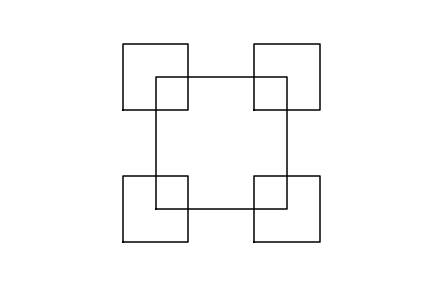

Write Python code to recreate this figure.
'''
This program write a recursive method to draw given figures in CS2302 Lab1,
Question 1.
'''

import matplotlib.pyplot as plt
import time

# Create a list of x- and y- coordination based on center and side
def square(center, side):
    x = [center[0]-1*side/2, center[0]-1*side/2, center[0]+side/2, center[0]+side/2, center[0]-1*side/2]
    y = [center[1]-1*side/2, center[1]+side/2, center[1]+side/2, center[1]-1*side/2, center[1]-1*side/2]
    return x, y

'''
draw_squares draws squares recursively. The first square is drawn based on the
given center and side. The consecutive squares are drawn from bottom left, 
top left, top right, and bottom right cornor respectively. The user can specify
how the consecutive squares change their side by variable w.
'''
def draw_squares(ax,n,center,side,w):
    if n>0:
        # Create and draw a square based on given center and side.
        x, y = square(center, side)        
        ax.plot(x, y, color='K')
              
        # Repeat to each corner of the square
        draw_squares(ax, n-1, [center[0]-side/2, center[1]-side/2], side*w, w)
        draw_squares(ax, n-1, [center[0]-side/2, center[1]+side/2], side*w, w)
        draw_squares(ax, n-1, [center[0]+side/2, center[1]+side/2], side*w, w)
        draw_squares(ax, n-1, [center[0]+side/2, center[1]-side/2], side*w, w)

plt.close("all")
center = [0, 0] 
side = 800
weight = 0.5
numRepeat = 2
fig, ax = plt.subplots()

# start mesureing time
start = time.time()

draw_squares(ax, numRepeat, center, side, weight)

# print time elapsed
elapsed_time = time.time() - start
print("elapsed_time:{:.6g}".format(elapsed_time) + "[sec]")

ax.set_aspect(1.0)
ax.axis('off')
plt.show()
fig.savefig('Lab1_1_a.png')